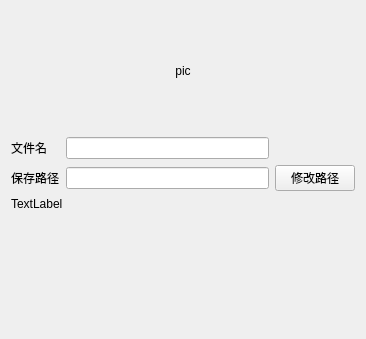
<?xml version="1.0" encoding="UTF-8"?>
<ui version="4.0">
 <class>DialogSaveDataFile</class>
 <widget class="QWidget" name="DialogSaveDataFile">
  <property name="geometry">
   <rect>
    <x>0</x>
    <y>0</y>
    <width>366</width>
    <height>339</height>
   </rect>
  </property>
  <property name="windowTitle">
   <string>Dialog</string>
  </property>
  <layout class="QGridLayout" name="gridLayout_2">
   <item row="4" column="0">
    <spacer name="verticalSpacer">
     <property name="minimumSize">
      <size>
       <width>0</width>
       <height>120</height>
      </size>
     </property>
     <property name="orientation">
      <enum>Qt::Vertical</enum>
     </property>
     <property name="sizeHint" stdset="0">
      <size>
       <width>20</width>
       <height>40</height>
      </size>
     </property>
    </spacer>
   </item>
   <item row="1" column="0" rowspan="2" colspan="2">
    <layout class="QGridLayout" name="gridLayout">
     <item row="1" column="1">
      <widget class="QLineEdit" name="lineEdit_path"/>
     </item>
     <item row="0" column="0">
      <widget class="QLabel" name="label">
       <property name="text">
        <string>文件名</string>
       </property>
      </widget>
     </item>
     <item row="1" column="0">
      <widget class="QLabel" name="label_2">
       <property name="text">
        <string>保存路径</string>
       </property>
      </widget>
     </item>
     <item row="0" column="1">
      <widget class="QLineEdit" name="lineEdit_name"/>
     </item>
     <item row="1" column="2">
      <widget class="QPushButton" name="pushButton_changeDir">
       <property name="sizePolicy">
        <sizepolicy hsizetype="Fixed" vsizetype="Fixed">
         <horstretch>0</horstretch>
         <verstretch>0</verstretch>
        </sizepolicy>
       </property>
       <property name="layoutDirection">
        <enum>Qt::LeftToRight</enum>
       </property>
       <property name="text">
        <string>修改路径</string>
       </property>
      </widget>
     </item>
    </layout>
   </item>
   <item row="0" column="0" colspan="2">
    <widget class="QLabel" name="label_pic">
     <property name="minimumSize">
      <size>
       <width>300</width>
       <height>120</height>
      </size>
     </property>
     <property name="text">
      <string>pic</string>
     </property>
     <property name="alignment">
      <set>Qt::AlignCenter</set>
     </property>
    </widget>
   </item>
   <item row="3" column="0" colspan="2">
    <widget class="QLabel" name="label_3">
     <property name="text">
      <string>TextLabel</string>
     </property>
    </widget>
   </item>
  </layout>
 </widget>
 <resources/>
 <connections/>
</ui>
